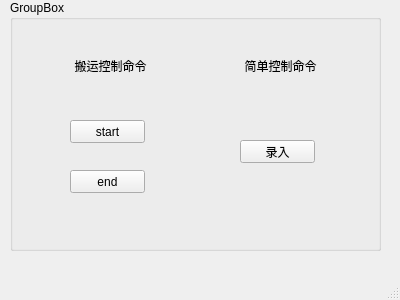
<?xml version="1.0" encoding="UTF-8"?>
<ui version="4.0">
 <class>MainWindow</class>
 <widget class="QMainWindow" name="MainWindow">
  <property name="geometry">
   <rect>
    <x>0</x>
    <y>0</y>
    <width>400</width>
    <height>300</height>
   </rect>
  </property>
  <property name="windowTitle">
   <string>MainWindow</string>
  </property>
  <widget class="QWidget" name="centralwidget">
   <widget class="QGroupBox" name="groupBox">
    <property name="geometry">
     <rect>
      <x>10</x>
      <y>0</y>
      <width>371</width>
      <height>251</height>
     </rect>
    </property>
    <property name="title">
     <string>GroupBox</string>
    </property>
    <widget class="QPushButton" name="pushButton">
     <property name="geometry">
      <rect>
       <x>60</x>
       <y>120</y>
       <width>75</width>
       <height>23</height>
      </rect>
     </property>
     <property name="text">
      <string>start</string>
     </property>
    </widget>
    <widget class="QPushButton" name="pushButton_2">
     <property name="geometry">
      <rect>
       <x>60</x>
       <y>170</y>
       <width>75</width>
       <height>23</height>
      </rect>
     </property>
     <property name="text">
      <string>end</string>
     </property>
    </widget>
    <widget class="QLabel" name="label">
     <property name="geometry">
      <rect>
       <x>60</x>
       <y>40</y>
       <width>81</width>
       <height>51</height>
      </rect>
     </property>
     <property name="text">
      <string>搬运控制命令</string>
     </property>
     <property name="textFormat">
      <enum>Qt::PlainText</enum>
     </property>
     <property name="alignment">
      <set>Qt::AlignCenter</set>
     </property>
    </widget>
    <widget class="QLabel" name="label_2">
     <property name="geometry">
      <rect>
       <x>230</x>
       <y>40</y>
       <width>81</width>
       <height>51</height>
      </rect>
     </property>
     <property name="text">
      <string>简单控制命令</string>
     </property>
     <property name="textFormat">
      <enum>Qt::PlainText</enum>
     </property>
     <property name="alignment">
      <set>Qt::AlignCenter</set>
     </property>
    </widget>
    <widget class="QPushButton" name="pushButton_3">
     <property name="geometry">
      <rect>
       <x>230</x>
       <y>140</y>
       <width>75</width>
       <height>23</height>
      </rect>
     </property>
     <property name="text">
      <string>录入</string>
     </property>
    </widget>
   </widget>
  </widget>
  <widget class="QMenuBar" name="menubar">
   <property name="geometry">
    <rect>
     <x>0</x>
     <y>0</y>
     <width>400</width>
     <height>22</height>
    </rect>
   </property>
  </widget>
  <widget class="QStatusBar" name="statusbar"/>
 </widget>
 <resources/>
 <connections/>
</ui>
